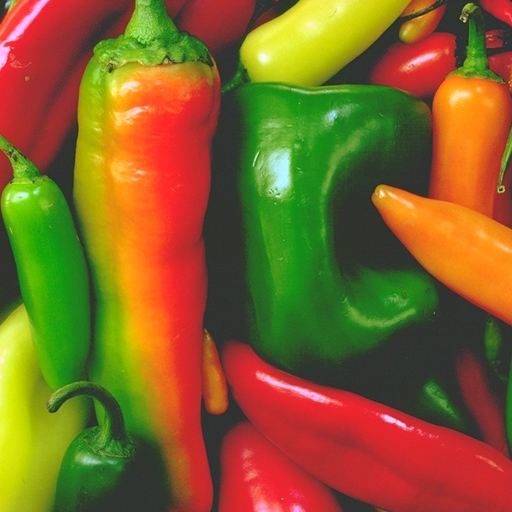
%> input picture image_watermarking/matlab_projects/15 dwt/Color DWT watermarking/host.jpg, 512 x 512 px
$ octave embedd.m   (GNU Octave 9; MATLAB toolbox functions it lacks are replaced by stand-ins)
%> lines starting %> are read from the running program, lines starting %| are printed output that depends on the picture
clc
close all

%host

rgbimage=imread('host.jpg');
%> rgbimage is the input picture: size 512x512x3 uint8; mean R, G, B 131.7, 98.7, 39.7
figure;imshow(rgbimage);title('original color image');
[h_LL,h_LH,h_HL,h_HH]=dwt2(rgbimage,'haar');
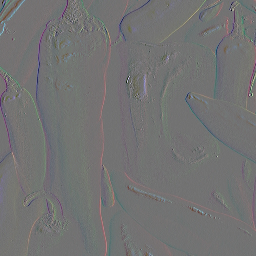
%> h_HL: size 256x256x3 double; mean R, G, B 0.1, 0.1, 0; drawn with min black and max white
dec2d = [...
        h_LL,     h_LH;     ...
        h_HL,     h_HH      ...
        ];
figure,imshow(uint8(dec2d));title('DWT2 of original color image');

%watermark

rgbimage=imread('watermark.jpg');
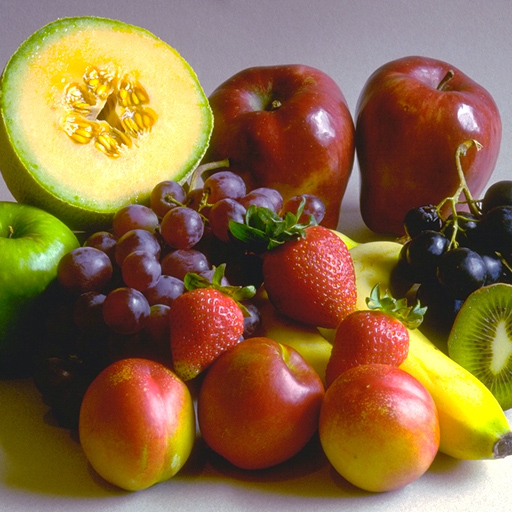
%> input picture image_watermarking/matlab_projects/15 dwt/Color DWT watermarking/watermark.jpg, 512 x 512 px
%> rgbimage is the input picture: size 512x512x3 uint8; mean R, G, B 138, 106, 67.4
figure;imshow(rgbimage);title('Watermark image');
[w_LL,w_LH,w_HL,w_HH]=dwt2(rgbimage,'haar');
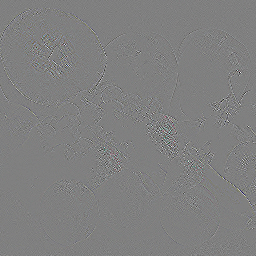
%> w_HH: size 256x256x3 double; mean R, G, B 0, 0, 0; mean of the top-left, top-right, bottom-left and bottom-right quarters 0, 0, 0, 0; drawn with min black and max white
dec2d = [...
        w_LL,     w_LH;     ...
        w_HL,     w_HH      ...
        ];
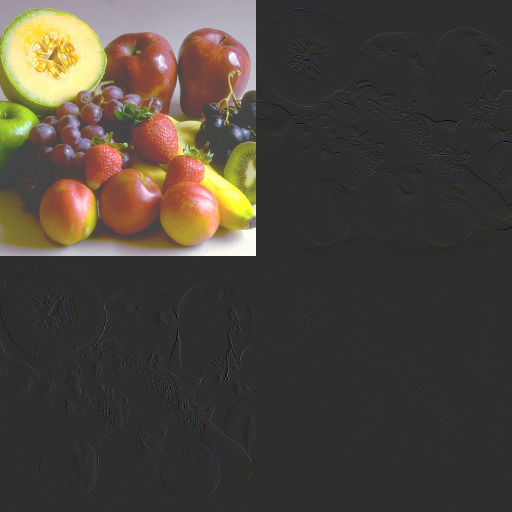
%> dec2d: size 512x512x3 double; mean R, G, B 69, 53, 33.6; drawn with min black and max white
figure,imshow(uint8(dec2d));title('DWT2 of Watermark image');
%> after `imshow(uint8(dec2d))`:
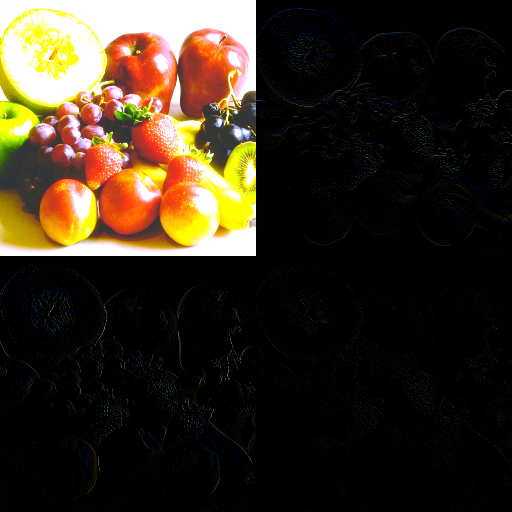
%> displayed picture: size 512x512x3, on the screen's scale of 0 to 255; mean R, G, B 54.1, 44, 30.5

%watermarking

newhost_LL = h_LL + (0.30*w_LL);
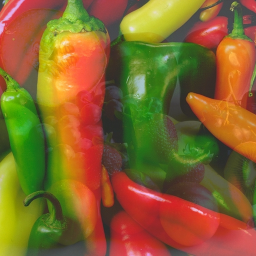
%> newhost_LL: size 256x256x3 double; mean R, G, B 346.3, 260.9, 119.9; drawn with min black and max white

%output

rgb2=idwt2(newhost_LL,h_LH,h_HL,h_HH,'haar');
figure;imshow(uint8(rgb2));title('Watermarked image');
%> after `imshow(uint8(rgb2))`:
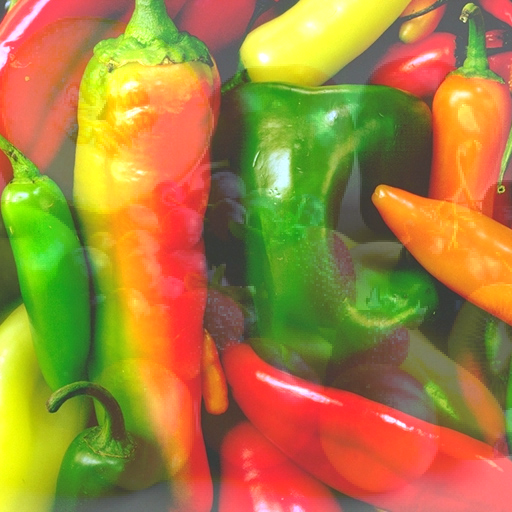
%> displayed picture: size 512x512x3, on the screen's scale of 0 to 255; mean R, G, B 166.6, 129.9, 59.9
imwrite(uint8(rgb2),'Watermarked.jpg');
